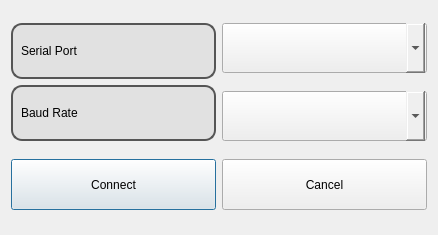
<?xml version="1.0" encoding="UTF-8"?>
<ui version="4.0">
 <class>serial_setup</class>
 <widget class="QDialog" name="serial_setup">
  <property name="geometry">
   <rect>
    <x>0</x>
    <y>0</y>
    <width>438</width>
    <height>235</height>
   </rect>
  </property>
  <property name="windowTitle">
   <string>Serial Setup</string>
  </property>
  <property name="windowIcon">
   <iconset resource="../../mainwindowresources.qrc">
    <normaloff>:/icons/Pictures/Icons/c_icon_yell.jpg</normaloff>:/icons/Pictures/Icons/c_icon_yell.jpg</iconset>
  </property>
  <layout class="QGridLayout" name="gridLayout">
   <item row="0" column="0" rowspan="2">
    <layout class="QVBoxLayout" name="verticalLayout">
     <item>
      <widget class="QLabel" name="label">
       <property name="styleSheet">
        <string notr="true">QLabel {
background-color: rgb(225, 225, 225);
border: 2px solid #555;
border-radius: 11px;
padding: 5px;
}</string>
       </property>
       <property name="text">
        <string>Serial Port</string>
       </property>
      </widget>
     </item>
     <item>
      <widget class="QLabel" name="label_2">
       <property name="styleSheet">
        <string notr="true">QLabel {
background-color: rgb(225, 225, 225);
border: 2px solid #555;
border-radius: 11px;
padding: 5px;
}</string>
       </property>
       <property name="text">
        <string>Baud Rate</string>
       </property>
      </widget>
     </item>
    </layout>
   </item>
   <item row="0" column="1">
    <widget class="QComboBox" name="portBox">
     <property name="minimumSize">
      <size>
       <width>131</width>
       <height>50</height>
      </size>
     </property>
     <property name="styleSheet">
      <string notr="true">
QComboBox::down-arrow {  
     min-width: 40px;
     max-width: 40px;
}</string>
     </property>
    </widget>
   </item>
   <item row="1" column="1">
    <widget class="QComboBox" name="baudBox">
     <property name="minimumSize">
      <size>
       <width>0</width>
       <height>50</height>
      </size>
     </property>
     <property name="styleSheet">
      <string notr="true">QComboBox::down-arrow {  
     min-width: 40px;
     max-width: 40px;
}</string>
     </property>
    </widget>
   </item>
   <item row="2" column="0">
    <widget class="QPushButton" name="pushButtonOK">
     <property name="minimumSize">
      <size>
       <width>94</width>
       <height>51</height>
      </size>
     </property>
     <property name="text">
      <string>Connect</string>
     </property>
    </widget>
   </item>
   <item row="2" column="1">
    <widget class="QPushButton" name="pushButtonCancel">
     <property name="minimumSize">
      <size>
       <width>94</width>
       <height>51</height>
      </size>
     </property>
     <property name="text">
      <string>Cancel</string>
     </property>
    </widget>
   </item>
  </layout>
 </widget>
 <resources>
  <include location="../../mainwindowresources.qrc"/>
 </resources>
 <connections/>
</ui>
